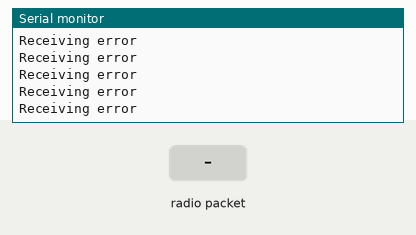
The sketch below on a simulated Arduino Uno, built with avr-gcc and run on an emulated ATmega328P. Shown: the last lines printed to the serial monitor. The inputs (shaded band) are chosen by the test bench. No radio packets arrive unless stated.

Above: at 1.2 s.
1.3 s: radio packet "1" arrives
At 1.49 s:
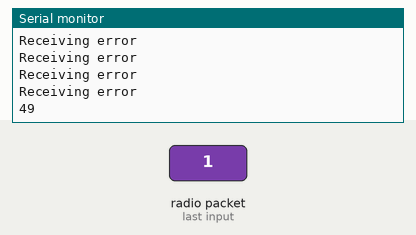
2.8 s: radio packet "0" arrives
At 3.0 s:
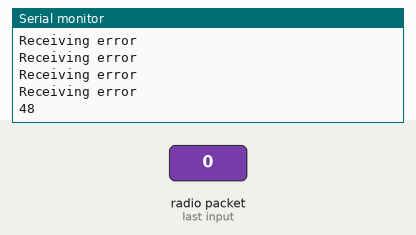
4.3 s: radio packet "2" arrives
At 4.51 s:
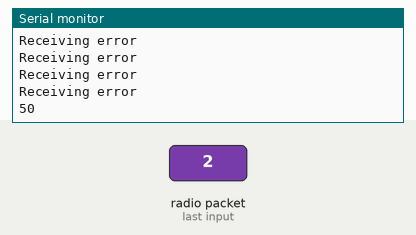

The sketch:

testCommunication.ino
```cpp
#include <SPI.h>
#include <RH_NRF24.h>
#include <communication.h>

uint8_t msg[] = {1, 2, 3, 4};
uint8_t len = sizeof(msg);

bool ok;

Communication com(8, 10);

void setup() {
  Serial.begin(9600);
  ok = com.initRadio();
  if(!ok)
    Serial.println("Init error");
}

void loop() {
  ok = com.sendMsg(msg, len, 1);
  if(!ok)
    Serial.println("Sending error");
  ok = com.receiveMsg(msg, len, 1);
  if(!ok)
    Serial.println("Receiving error");
  else
    Serial.println(msg[0]);
}
```

Measured:
- after the input at 1.3 s, the serial monitor: prints a new line after 0.05 s (image 1)
- after the input at 2.8 s, the serial monitor: prints a new line after 0.06 s (image 2)
- after the input at 4.3 s, the serial monitor: prints a new line after 0.07 s (image 3)
